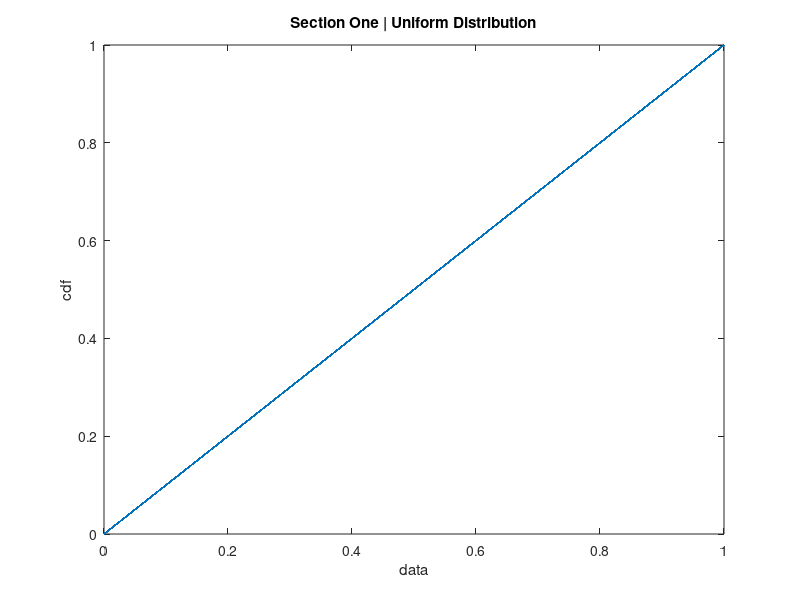
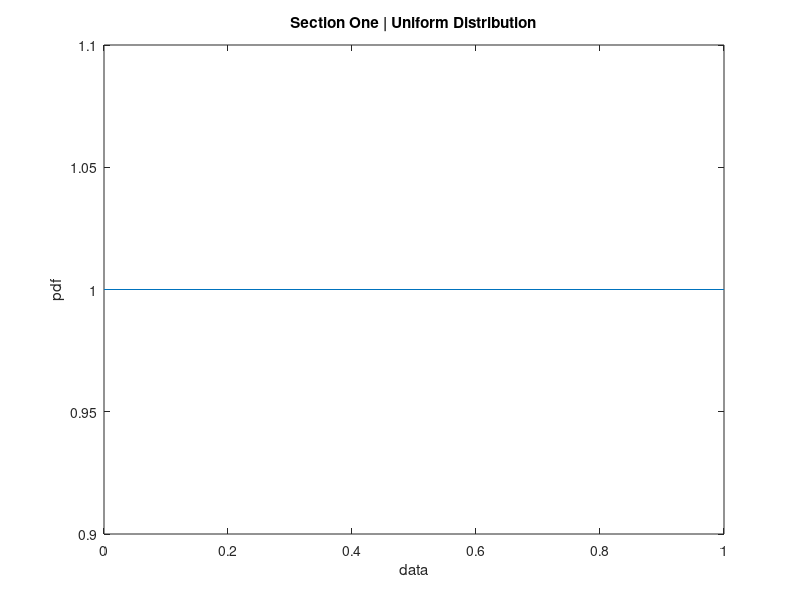
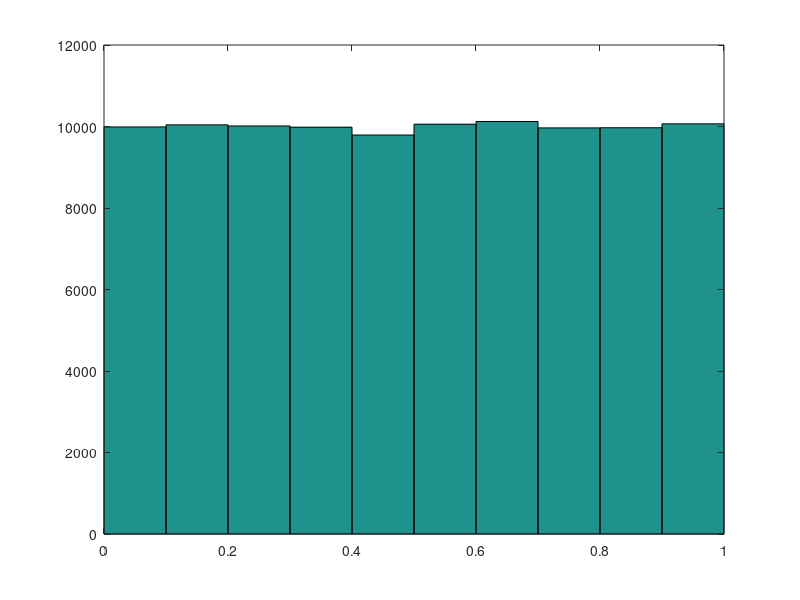

Reproduce these figures in MATLAB, in order.
% [+] AmirHossein Aliyan
% [+] 991771231


% clear output and previous vars
clc
clear all

% define N and X
N = 100000;
X = rand(1, N);

pd = makedist('Uniform');

cdf_var = cdf(pd, X);
pdf_var = pdf(pd, X);

% draw result for limited data (1 to 10)
figure; plot(X, cdf_var); xlabel('data'); ylabel('cdf'); title('Section One | Uniform Distribution');
figure; plot(X, pdf_var); xlabel('data'); ylabel('pdf'); title('Section One | Uniform Distribution');

% histogram
figure;hist(X);

% avg, var and covar
average = mean(X);
variance = var(X);
covariance = cov(X);

disp(['average  : ' num2str(average)]);
disp(['variance : ' num2str(variance)]);
disp(['covariance :' num2str(covariance)]);
